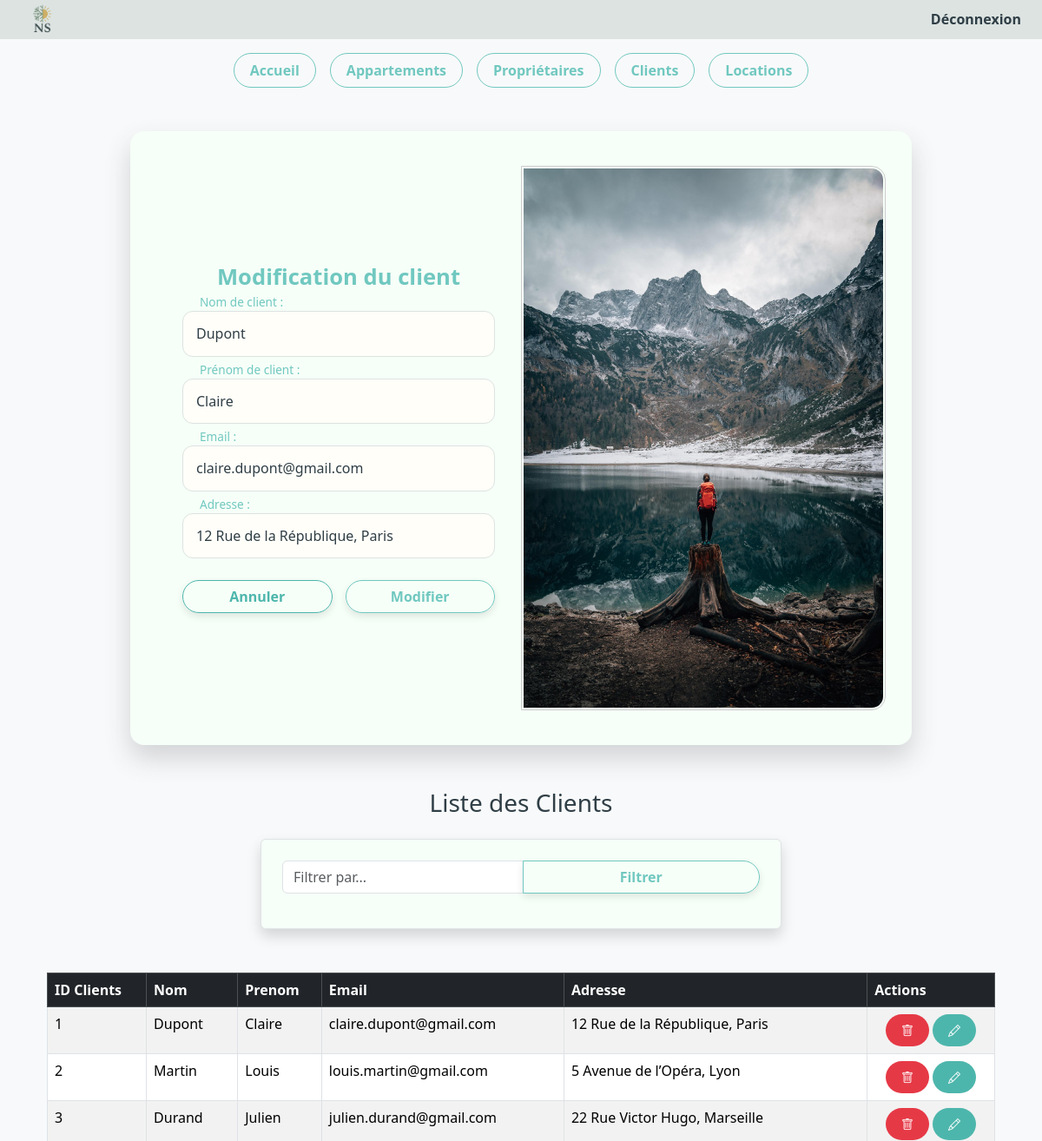
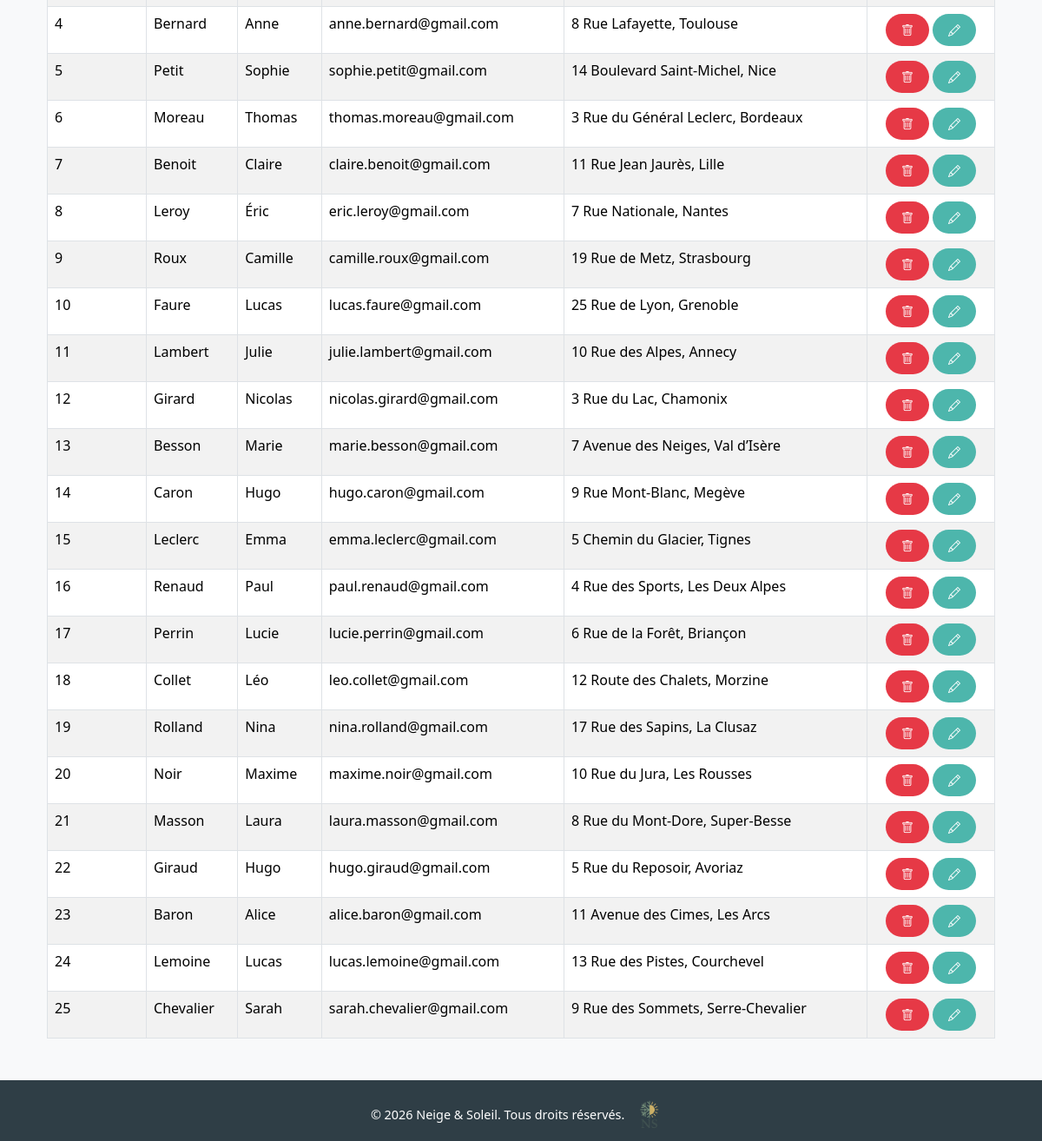
Screenshot of /index.php?page=4&action=edit&idclient=1 (signed in) with the database file from the repository (2 pictures, top to bottom).
### tables this page shows
CREATE TABLE client (
  idclient INT NOT NULL AUTO_INCREMENT,
  nom VARCHAR(50) NOT NULL,
  prenom VARCHAR(50) NOT NULL,
  email VARCHAR(50) NOT NULL,
  adresse TEXT NOT NULL,
  PRIMARY KEY (idclient),
  UNIQUE KEY email (email)
);

### controleur/gestion_client.php (called while the page is built, shortened)
<?php
$Client = null;
if (isset($_GET['action']) && isset($_GET['idclient'])) {
    $action = $_GET['action'];
    $idclient = (int)$_GET['idclient'];
    switch ($action) {
        case "edit":
            $Client = $unControleur->selectWhere_Client($idclient);
            break;
    }
}
$clients = $unControleur->selectAll_Clients();
require_once("vue/vue_insert_client.php");
if (isset($_POST['Filtrer'])) {
    $filtre = $_POST['filtre'];
    $lesClients = $unControleur->selectLike_Client($filtre);
} else {
    $lesClients = $unControleur->selectAll_Clients();
}
require_once("vue/vue_select_client.php");
?>

### modele/modele.class.php (called while the page is built, shortened)
<?php
class Modele {
    private $unPdo;
    public function __construct() {
        $url = "mysql:host=localhost;dbname=ns";
        $user = "root";
        $mdp = "";
        try {
            $this->unPdo = new PDO($url, $user, $mdp);
            $this->unPdo->setAttribute(PDO::ATTR_ERRMODE, PDO::ERRMODE_EXCEPTION);
        } catch (PDOException $exp) {
            echo "Erreur de Connexion à " . $url . "<br>";
            echo $exp->getMessage();
            exit();
        }
    }
    public function selectAll_clients() {
        $requete = "SELECT * FROM client";
        $exec = $this->unPdo->prepare($requete);
        $exec->execute();
        return $exec->fetchAll();
    }
    public function selectWhere_Client($idclient) {
        $requete = "SELECT * FROM Client WHERE idclient = :idclient";
        $exec = $this->unPdo->prepare($requete);
        $exec->execute([":idclient" => $idclient]);
        return $exec->fetch();
    }
}
?>

### controleur/controleur.class.php (called while the page is built, shortened)
<?php
require_once("modele/modele.class.php");
class Controleur
{
    private $unModele;
    public function __construct()
    {
        $this->unModele = new Modele();
    }
    public function selectAll_clients()
    {
        return $this->unModele->selectAll_clients();
    }
    public function selectWhere_client($idclient)
    {
        return $this->unModele->selectWhere_Client($idclient);
    }
}

### vue/vue_select_client.php (the view)
<h3 class="text-center mb-4">Liste des Clients</h3>
<form method="post" class="container mt-3 p-4 border rounded shadow" style="max-width: 600px;">
    <div class="input-group mb-3">
        <input type="text" name="filtre" class="form-control" placeholder="Filtrer par...">
        <button type="submit" name="Filtrer" class="btn btn-primary">Filtrer</button>
    </div>
</form>
<div class="container mt-3">
    <table class="table table-striped table-bordered">
        <thead class="table-dark">
            <tr>
                <th>ID Clients</th>
                <th>Nom</th>
                <th>Prenom</th>
                <th>Email</th>
                <th>Adresse</th>
                <th>Actions</th>
            </tr>
        </thead>
        <tbody>
            <?php
            if (isset($lesClients)){
                foreach($lesClients as $unClient){
                    echo "<tr>";
                    echo "<td>".$unClient['idclient']."</td>";
                    echo "<td>".$unClient['nom']."</td>";
                    echo "<td>".$unClient['prenom']."</td>";
                    echo "<td>".$unClient['email']."</td>";
                    echo "<td>".$unClient['adresse']."</td>";
                    echo "<td>";
                    echo "<a href='index.php?page=4&action=sup&idclient=".$unClient['idclient']."'
                           onclick=\"return confirm('Voulez-vous vraiment supprimer cet Client ?');\"
                           class='btn btn-danger btn-sm me-1'>
                           <i class='bi bi-trash'></i>
                          </a>";
                    echo "<a href='index.php?page=4&action=edit&idclient=".$unClient['idclient']."'
                           class='btn btn-warning btn-sm'>
                           <i class='bi bi-pencil'></i>
                          </a>";
                    echo "</td>";
                    echo "</tr>";
                }
            }
            ?>
        </tbody>
    </table>
</div>

### vue/vue_insert_client.php (shortened to what this page needs)
<div class="container">
    <form method="post" class="form-with-image">
        <div class="form-fields">
            <h3 class="text-center mb-4"><?= ($Client == null) ? "Ajout d'un client" : "Modification du client" ?></h3>
            <div class="form-group">
                <input type="text" id="nom" name="nom" placeholder=" "
                       value="<?= ($Client == null) ? '' : $Client['nom'] ?>" required>
                <label for="nom">Nom de client :</label>
            </div>
            <div class="form-group">
                <input type="text" id="prenom" name="prenom" placeholder=" "
                       value="<?= ($Client == null) ? '' : $Client['prenom'] ?>" required>
                <label for="prenom">Prénom de client :</label>
            </div>
            <div class="form-group">
                <input type="email" id="email" name="email" placeholder=" "
                       value="<?= ($Client == null) ? '' : $Client['email'] ?>" required>
                <label for="email">Email :</label>
            </div>
            <div class="form-group">
                <input type="text" id="adresse" name="adresse" placeholder=" "
                       value="<?= ($Client == null) ? '' : $Client['adresse'] ?>" required>
                <label for="adresse">Adresse :</label>
            </div>
            <div class="d-flex">
                <button type="reset" class="btn btn-secondary">Annuler</button>
                <button type="submit"
                        <?= ($Client == null) ? 'name="Valider"' : 'name="Modifier"' ?>
                        class="btn btn-primary">
                    <?= ($Client == null) ? 'Valider' : 'Modifier' ?>
                </button>
            </div>
        </div>
        <div class="form-image">
            <img src="images/design/client-.jpg" alt="Ajout client "  style="width:100%; border:1px solid #ccc; padding:2px;">
        </div>
    </form>
</div>

### styles/style.css (style rules this page uses)
:root { --color-dark: #2F3E46; --color-neutral: #DCE3E1; --color-accent: #70C8C0; --color-secondary: #4DB6AC; --color-bg: #F6FFF8; --color-highlight: #A3D9D0; --color-error: #E63946; }
*, *::after, *::before { box-sizing: border-box; }
body, html { height: 100%; margin: 0; padding: 0; font-family: 'Segoe UI', Tahoma, Geneva, Verdana, sans-serif; line-height: 1.4; color: var(--color-dark); background-color: var(--color-bg); }
.btn, .home-btn, .btn-dashboard, form .btn, .home-contact-form button { display: inline-block; font-weight: 600; border-radius: 50px; text-align: center; cursor: pointer; transition: all 0.3s ease; text-decoration: none; padding: 8px 18px; }
.btn, .home-btn, .btn-dashboard, form .btn-primary { background-color: transparent; color: var(--color-accent); border: 1px solid var(--color-accent); }
form .btn { flex: 1; padding: 6px 10px; box-shadow: 0 4px 10px rgba(0, 0, 0, 0.1); }
form .btn-secondary { color: var(--color-secondary); border: 1px solid var(--color-secondary); }
.btn-danger { background-color: var(--color-error); border: none; color: #fff; }
.btn-warning { background-color: var(--color-secondary); border: none; color: #fff; }
form { background: var(--color-bg); padding: 40px 30px; border-radius: 2rem; box-shadow: 0 15px 30px rgba(54,59,72,0.2); margin: 50px auto; max-width: 700px; width: 100%; }
form h2, form h3 { text-align: center; margin-bottom: 20px; color: var(--color-accent); font-weight: 600; font-size: 1.6rem; }
.form-group { position: relative; margin-bottom: 25px; }
.form-group input, .form-group select, .form-group textarea, .home-contact-form input, .home-contact-form textarea { width: 100%; padding: 14px 45px 14px 15px; border: 1px solid var(--color-neutral); border-radius: 12px; background-color: #fffef9; color: var(--color-dark); font-size: 1rem; transition: all 0.3s ease; }
.form-group label { position: absolute; left: 45px; top: 50%; transform: translateY(-50%); color: var(--color-secondary); font-size: 1rem; pointer-events: none; transition: all 0.3s ease; }
.form-group input:focus + label, .form-group input:not(:placeholder-shown) + label, .form-group textarea:focus + label, .form-group textarea:not(:placeholder-shown) + label, .form-group select:focus + label, .form-group select:not([value=""]) + label { top: -10px; left: 15px; font-size: 0.85rem; color: var(--color-accent); background: var(--color-bg); padding: 0 5px; }
form .d-flex, .home-form-row { display: flex; gap: 15px; justify-content: space-between; }
.form-with-image { display: flex; flex-direction: row; overflow: hidden; border-radius: 16px; max-width: 900px; margin: 50px auto; }
.form-with-image .form-fields { flex: 1; padding: 40px 30px; display: flex; flex-direction: column; justify-content: center; }
.form-with-image .form-image { flex-shrink: 0; width: 50%; min-width: 200px; }
.form-with-image .form-image img { width: 100%; height: 100%; object-fit: cover; border-top-right-radius: 16px; border-bottom-right-radius: 16px; }
img, .btn-dashboard, form .btn { max-width: 100%; height: auto; box-sizing: border-box; }
table td:last-child { white-space: nowrap !important; text-align: center; vertical-align: middle; }
table td a.btn { display: inline-flex; align-items: center; justify-content: center; vertical-align: middle; margin-right: 6px; }
table td a.btn:last-child { margin-right: 0; }

### rows the page displays
client: nom "Dupont", prenom "Claire", email "claire.dupont@gmail.com", adresse "12 Rue de la République, Paris", idclient "1"
client: idclient "2", nom "Martin", prenom "Louis", email "louis.martin@gmail.com", adresse "5 Avenue de l’Opéra, Lyon"
client: idclient "3", nom "Durand", prenom "Julien", email "julien.durand@gmail.com", adresse "22 Rue Victor Hugo, Marseille"
client: idclient "4", nom "Bernard", prenom "Anne", email "anne.bernard@gmail.com", adresse "8 Rue Lafayette, Toulouse"
client: idclient "5", nom "Petit", prenom "Sophie", email "sophie.petit@gmail.com", adresse "14 Boulevard Saint-Michel, Nice"
client: idclient "6", nom "Moreau", prenom "Thomas", email "thomas.moreau@gmail.com", adresse "3 Rue du Général Leclerc, Bordeaux"
client: idclient "7", nom "Benoit", prenom "Claire", email "claire.benoit@gmail.com", adresse "11 Rue Jean Jaurès, Lille"
client: idclient "8", nom "Leroy", prenom "Éric", email "eric.leroy@gmail.com", adresse "7 Rue Nationale, Nantes"
client: idclient "9", nom "Roux", prenom "Camille", email "camille.roux@gmail.com", adresse "19 Rue de Metz, Strasbourg"
client: idclient "10", nom "Faure", prenom "Lucas", email "lucas.faure@gmail.com", adresse "25 Rue de Lyon, Grenoble"
client: idclient "11", nom "Lambert", prenom "Julie", email "julie.lambert@gmail.com", adresse "10 Rue des Alpes, Annecy"
client: idclient "12", nom "Girard", prenom "Nicolas", email "nicolas.girard@gmail.com", adresse "3 Rue du Lac, Chamonix"
client: idclient "13", nom "Besson", prenom "Marie", email "marie.besson@gmail.com", adresse "7 Avenue des Neiges, Val d’Isère"
client: idclient "14", nom "Caron", prenom "Hugo", email "hugo.caron@gmail.com", adresse "9 Rue Mont-Blanc, Megève"
client: idclient "15", nom "Leclerc", prenom "Emma", email "emma.leclerc@gmail.com", adresse "5 Chemin du Glacier, Tignes"
client: idclient "16", nom "Renaud", prenom "Paul", email "paul.renaud@gmail.com", adresse "4 Rue des Sports, Les Deux Alpes"
client: idclient "17", nom "Perrin", prenom "Lucie", email "lucie.perrin@gmail.com", adresse "6 Rue de la Forêt, Briançon"
client: idclient "18", nom "Collet", prenom "Léo", email "leo.collet@gmail.com", adresse "12 Route des Chalets, Morzine"
client: idclient "19", nom "Rolland", prenom "Nina", email "nina.rolland@gmail.com", adresse "17 Rue des Sapins, La Clusaz"
client: idclient "20", nom "Noir", prenom "Maxime", email "maxime.noir@gmail.com", adresse "10 Rue du Jura, Les Rousses"
client: idclient "21", nom "Masson", prenom "Laura", email "laura.masson@gmail.com", adresse "8 Rue du Mont-Dore, Super-Besse"
client: idclient "22", nom "Giraud", prenom "Hugo", email "hugo.giraud@gmail.com", adresse "5 Rue du Reposoir, Avoriaz"
client: idclient "23", nom "Baron", prenom "Alice", email "alice.baron@gmail.com", adresse "11 Avenue des Cimes, Les Arcs"
client: idclient "24", nom "Lemoine", prenom "Lucas", email "lucas.lemoine@gmail.com", adresse "13 Rue des Pistes, Courchevel"
client: idclient "25", nom "Chevalier", prenom "Sarah", email "sarah.chevalier@gmail.com", adresse "9 Rue des Sommets, Serre-Chevalier"
